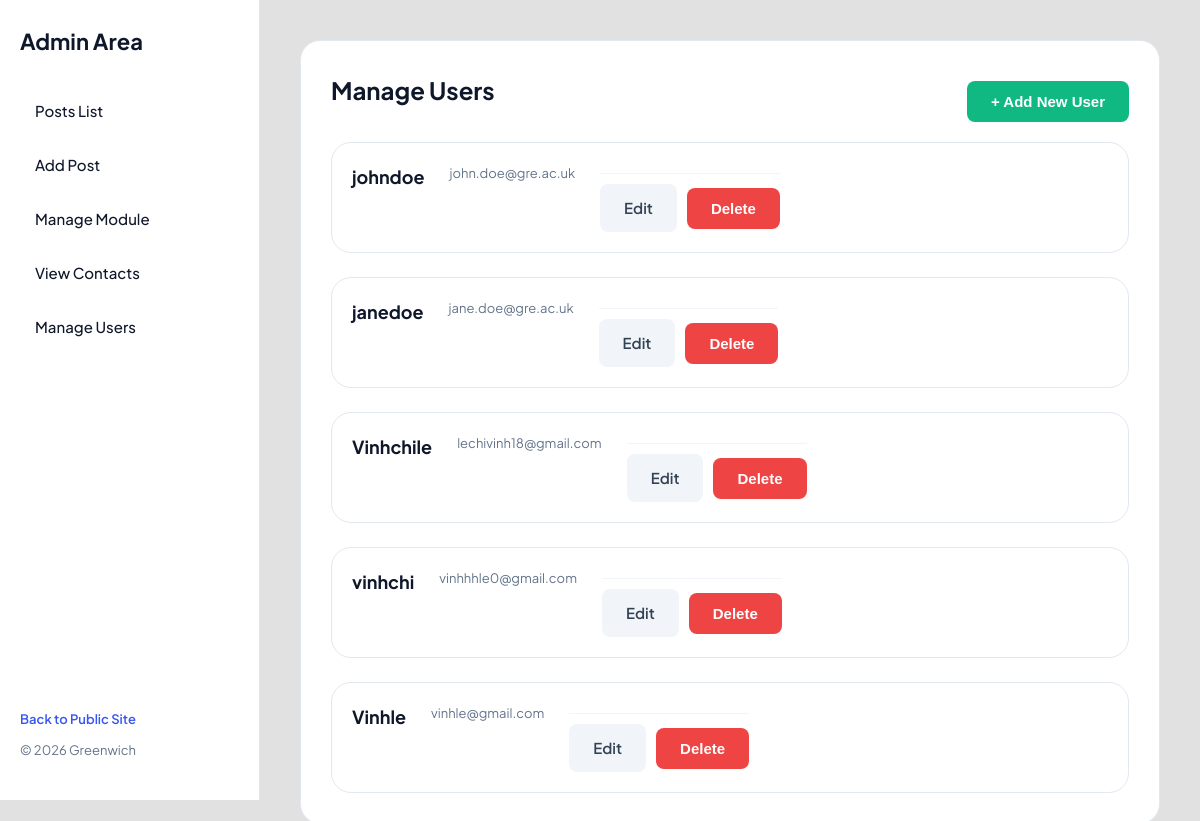
/admin/users.php, run on the app's committed database.
### tables this page shows
CREATE TABLE `users` (
  `user_id` int(11) NOT NULL,
  `username` varchar(50) NOT NULL,
  `user_email` varchar(100) NOT NULL,
  `user_password` varchar(255) NOT NULL
);

### admin/users.php (called while the page is built, shortened)
<?php
try {
    include '../includes/DatabaseConnection.php';
    include '../includes/DatabaseFunctions.php';
    $users = allUsers($pdo);
    include '../templates/users.html.php';
} catch (PDOException $e) {
    $title = 'Error';
    $output = 'Database error: ' . $e->getMessage();
}
include '../templates/adminlayout.html.php';
?>

### includes/DatabaseFunctions.php (called while the page is built, shortened)
<?php
function query($pdo, $sql, $parameters = []) {
    $query = $pdo->prepare($sql);
    $query->execute($parameters);
    return $query;
}
function allUsers($pdo) {
    $users = query($pdo, 'SELECT * FROM users');
    return $users->fetchAll();
}

### templates/users.html.php (the view, shortened to what this page needs)
<div class="welcome-home-page" style="padding: 30px;">
    <div style="display: flex; justify-content: space-between; align-items: flex-start; margin-bottom: 20px;">
        <h2 style="margin: 0;">Manage Users</h2>
        <a href="adduser.php">
            <button type="button">+ Add New User</button>
        </a>
    </div>
    <?php if (empty($users)): ?>
        <p>Don't have any users</p>
    <?php else: ?>
        <div class="grid-list">
            <?php foreach ($users as $user): ?>
            <div class="post-card">
                <div class="post-title">
                    <?= htmlspecialchars($user['username'], ENT_QUOTES, 'UTF-8') ?>
                </div>
                <div class="post-meta">
                    <?= htmlspecialchars($user['user_email'], ENT_QUOTES, 'UTF-8') ?>
                </div>
                <div class="post-actions">
                    <a href="edituser.php?id=<?= $user['user_id'] ?>" class="edit-link">Edit</a>
                    <form action="deleteuser.php" method="post" style="margin: 0;" onsubmit="return confirm('Waring: Are you sure?');">
                        <button type="submit" class="delete-btn">Delete</button>
                    </form>
                </div>
            </div>
            <?php endforeach; ?>
        </div>
    <?php endif; ?>
</div>

### style.css (style rules this page uses)
:root { --primary: #10b981; --primary-dark: #059669; --bg-body: #e1e1e1; --bg-sidebar: #ffffff; --text-main: #0f172a; --text-muted: #64748b; --border-color: #e2e8f0; --sidebar-width: 260px; }
* { margin: 0; padding: 0; box-sizing: border-box; }
body { font-family: 'Plus Jakarta Sans', sans-serif; background-color: var(--bg-body); color: var(--text-main); line-height: 1.6; font-size: 15px; }
.welcome-home-page { border: 1px solid var(--border-color); width: 100%; border-radius: 20px; background-color: #ffffff; }
h2 { font-size: 24px; margin-bottom: 20px; }
.grid-list { display: grid; grid-template-columns: 1fr; gap: 24px; width: 100%; }
@media (max-width: 1200px) { .grid-list { grid-template-columns: 1fr; } }
.post-card { background: #ffffff; border: 1px solid var(--border-color); padding: 20px; border-radius: 20px; display: flex; flex-direction: row; gap: 25px; }
.post-title { font-weight: 700; font-size: 18px; margin-bottom: 8px; color: var(--text-main); }
.post-meta { font-size: 13px; color: var(--text-muted); margin-bottom: 12px; }
.post-actions { display: flex; align-items: center; gap: 10px; margin-top: 10px; padding-top: 10px; border-top: 1px solid #f1f5f9; }
.post-actions form button { margin-top: 0; }
input[type="submit"], button { background-color: var(--primary); color: #ffffff; border: none; padding: 12px 24px; border-radius: 8px; cursor: pointer; font-weight: 600; font-size: 15px; margin-top: 10px; }
button.delete-btn { background-color: #ef4444; }
.edit-link { display: inline-flex; align-items: center; justify-content: center; background-color: #f1f5f9; color: #334155; padding: 12px 24px; border-radius: 8px; text-decoration: none; font-weight: 600; font-size: 15px; }

### data on the page
users: username "johndoe", user_email "john.doe@gre.ac.uk"
users: username "janedoe", user_email "jane.doe@gre.ac.uk"
users: username "Vinhchile", user_email "lechivinh18@gmail.com"
users: username "vinhchi", user_email "vinhhhle0@gmail.com"
users: username "Vinhle", user_email "vinhle@gmail.com"
